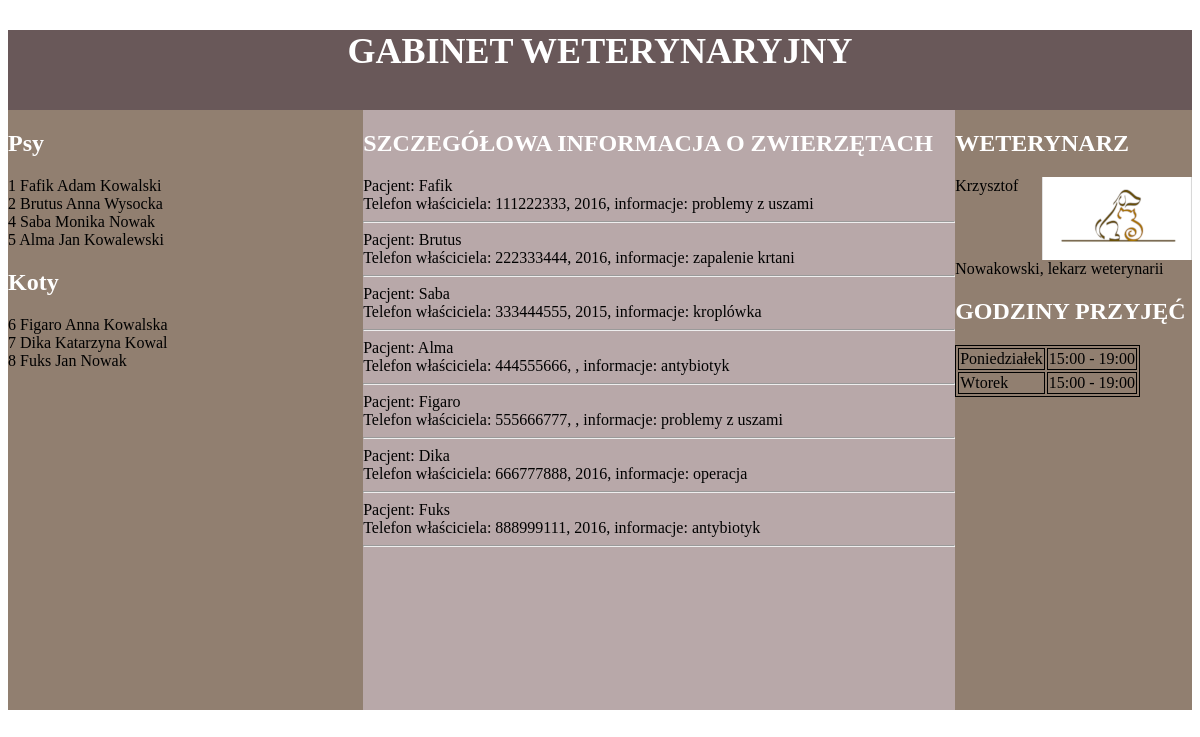
Page /01_raporty/weterynarz.php on the committed database.
### tables this page shows
CREATE TABLE `zwierzeta` (
  `id` int(10) UNSIGNED NOT NULL,
  `usluga_id` int(11) NOT NULL,
  `rodzaj` int(10) UNSIGNED DEFAULT NULL,
  `imie` text,
  `wlasciciel` text,
  `telefon` text,
  `nastepna_wizyta` date DEFAULT NULL,
  `szczepienie` year(4) DEFAULT NULL,
  `opis` text
);

### 01_raporty/weterynarz.php (the view, shortened to what this page needs)
<?php
$link = new mysqli('localhost','root','','weterynarzWW');
$sql = "SELECT id, imie, wlasciciel
FROM Zwierzeta
WHERE rodzaj = 1";
$result = $link -> query($sql);
$dogs = $result -> fetch_all(1);
$sql = "SELECT id, imie, wlasciciel
FROM Zwierzeta
WHERE rodzaj = 2";
$result = $link -> query($sql);
$cats = $result -> fetch_all(1);
$sql = "SELECT imie, telefon, szczepienie, opis
FROM Zwierzeta";
$result = $link -> query($sql);
$animals = $result -> fetch_all(1);
?>
<!DOCTYPE html>
<html lang="en">
<head>
    <link rel="stylesheet" href="weterynarz.css">
</head>
<body>
    <header>
        <h2>GABINET WETERYNARYJNY</h2>
    </header>
    <main>
        <section class="left">
            <h2>Psy</h2>
            <?php
                foreach($dogs as $dog){
                    echo "{$dog['id']} {$dog['imie']} {$dog['wlasciciel']} <br>";
                }
            ?>
            <h2>Koty</h2>
            <?php
                foreach($cats as $cat){
                    echo "{$cat['id']} {$cat['imie']} {$cat['wlasciciel']} <br>";
                }
            ?>
        </section>
        <section class="middle">
            <h2>SZCZEGÓŁOWA INFORMACJA O ZWIERZĘTACH</h2>
            <?php
            foreach($animals as $animal){
                echo "Pacjent: {$animal['imie']} <br>Telefon właściciela: {$animal['telefon']}, {$animal['szczepienie']}, informacje: {$animal['opis']} <hr>";
            }
            ?>
        </section>
        <section class="right">
        <h2>WETERYNARZ</h2>
        <a href="rys.png"><img src="rys-mini.png" alt="ladny piesek" srcset=""></a>
        <p>Krzysztof Nowakowski, lekarz weterynarii</p>
        <h2>GODZINY PRZYJĘĆ</h2>
        <table>
            <tr>
                <td>Poniedziałek</td>
                <td>15:00 - 19:00</td>
            </tr>
            <tr>
                <td>Wtorek</td>
                <td>15:00 - 19:00</td>
            </tr>
        </table>
        </section>
    </main>
</body>
</html>

### 01_raporty/weterynarz.css (style rules this page uses)
header { background-color: rgb(105, 88, 89); color: white; font-size: 150%; text-align: center; height: 80px; }
.left { background-color: rgb(145, 127, 112); width: 30%; height: 600px; }
.middle { background-color: rgb(184, 168, 169); width: 50%; height: 600px; }
.right { background-color: rgb(145, 127, 112); width: 20%; height: 600px; }
h2 { color: white; }
img { float: right; }
table,td { border: 1px solid black; }
main { display: flex; }

### rows in the picture
zwierzeta: id "1", imie "Fafik", wlasciciel "Adam Kowalski", telefon "111222333", szczepienie "2016", opis "problemy z uszami"
zwierzeta: id "2", imie "Brutus", wlasciciel "Anna Wysocka", telefon "222333444", szczepienie "2016", opis "zapalenie krtani"
zwierzeta: id "4", imie "Saba", wlasciciel "Monika Nowak", telefon "333444555", szczepienie "2015", opis "kroplówka"
zwierzeta: id "5", imie "Alma", wlasciciel "Jan Kowalewski", telefon "444555666", opis "antybiotyk"
zwierzeta: id "6", imie "Figaro", wlasciciel "Anna Kowalska", telefon "555666777", opis "problemy z uszami"
zwierzeta: id "7", imie "Dika", wlasciciel "Katarzyna Kowal", telefon "666777888", szczepienie "2016", opis "operacja"
zwierzeta: id "8", imie "Fuks", wlasciciel "Jan Nowak", telefon "888999111", szczepienie "2016", opis "antybiotyk"
